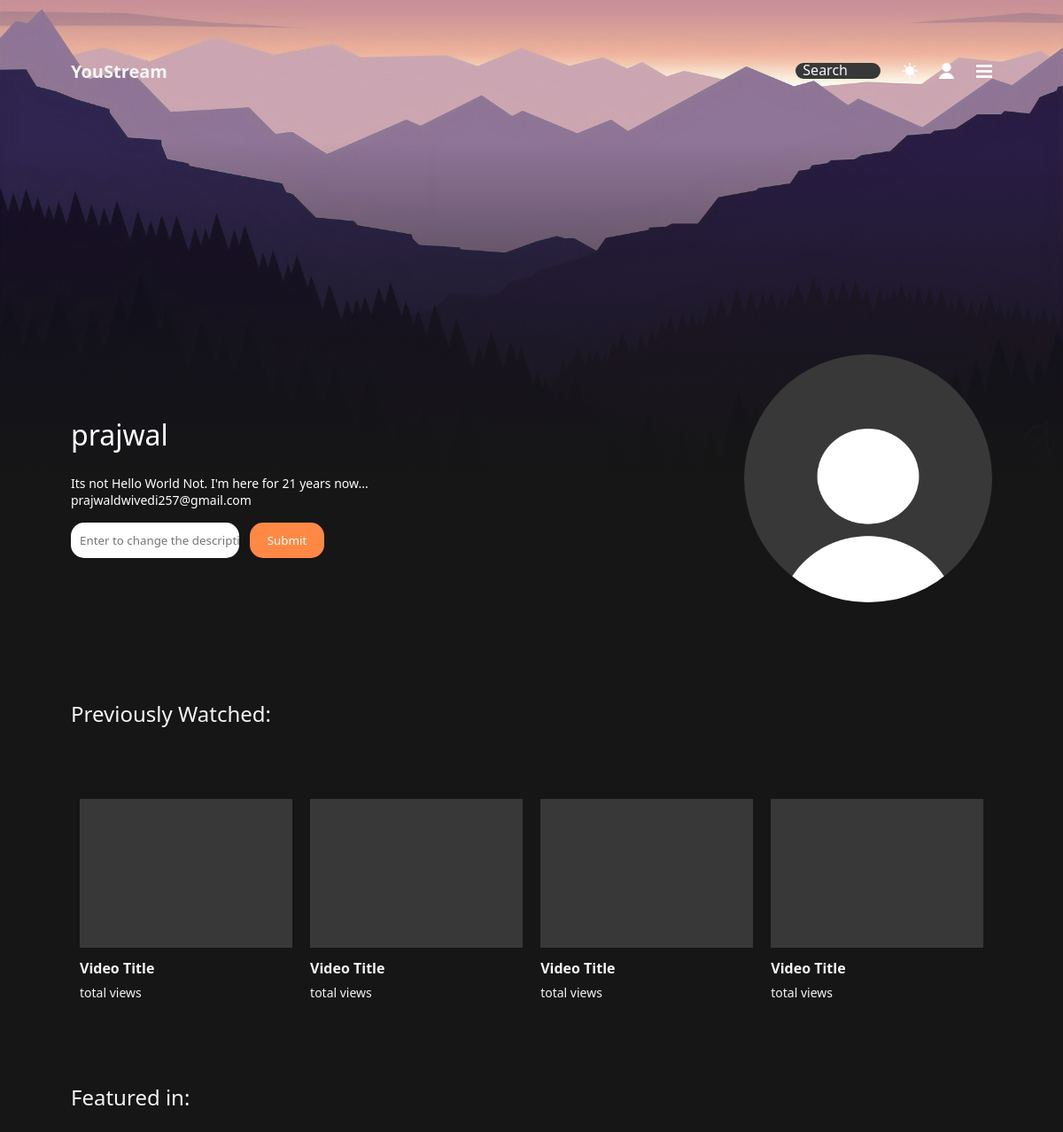
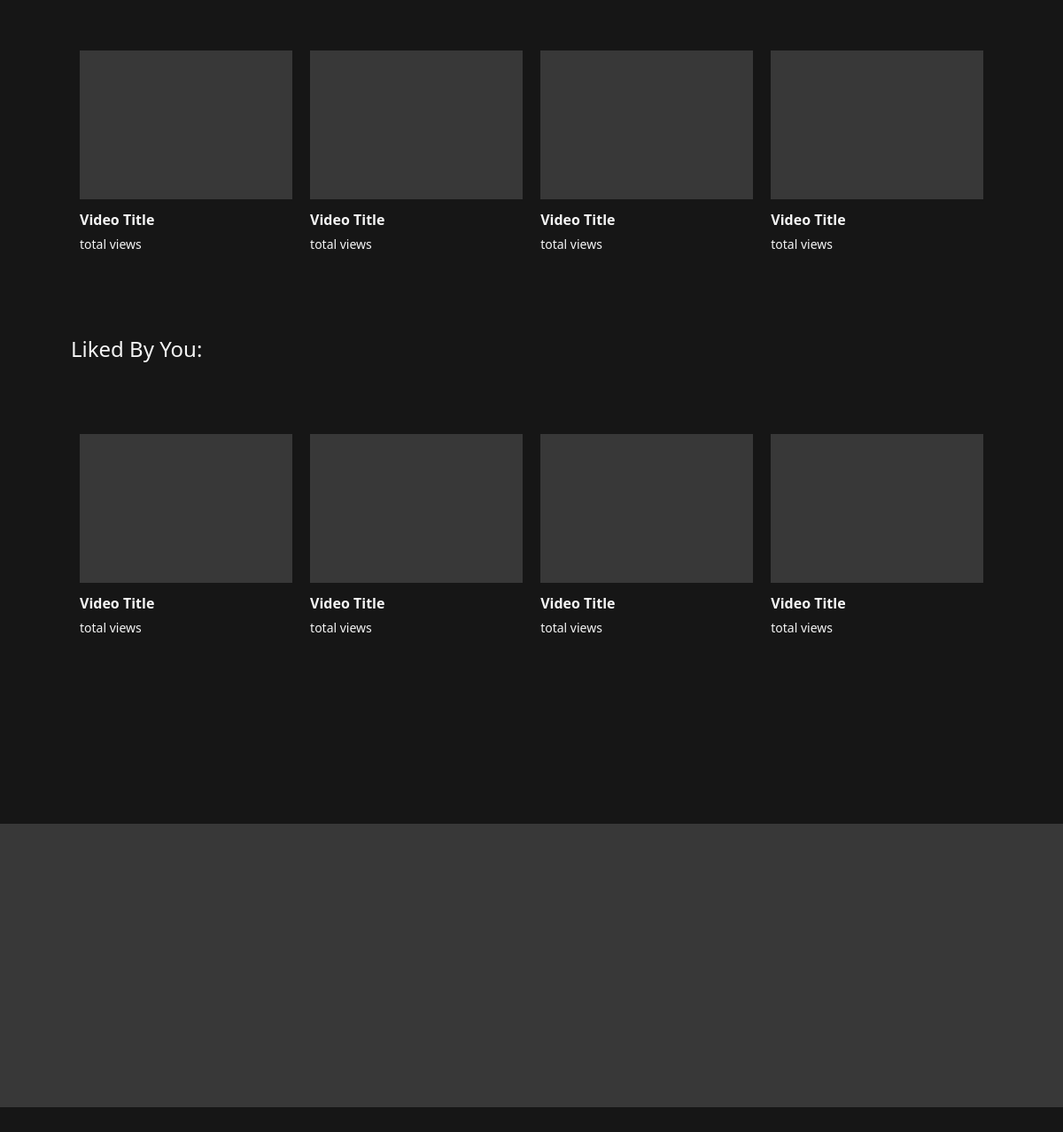
Screenshot of /pages/dark/user.php (signed in) with the database file from the repository (2 pictures, top to bottom).
### tables this page shows
CREATE TABLE `users` (
  `userid` int(11) NOT NULL,
  `username` varchar(50) NOT NULL,
  `password` varchar(255) NOT NULL,
  `email` varchar(255) NOT NULL,
  `description` varchar(1023) DEFAULT NULL,
  `social` varchar(255) DEFAULT NULL
);

### pages/dark/user.php (called while the page is built, shortened)
<?php
include "../../page elements/dark/html.php";
include "../../page elements/dark/navigation.php";
include "../../page elements/dark/user.php";
include "../../page elements/dark/footer.php";
?>

### page elements/dark/user.php (the view, shortened to what this page needs)
<?php
    require_once("../../scripts/DB_scripts/connect_to_DB.php");
    $user_id= $_SESSION['userid'];
    $query= "SELECT * FROM `users` WHERE `userid`=" . $user_id;
    $result = mysqli_query($connect, $query);
    $row = mysqli_fetch_assoc($result);
?>
    <div class="user_profile">
        <div class="user_images">
            <div class="cover_image">
                <img src="../../assets/user_page_images/user_page_dark.jpg" alt="change the default cover image">
            </div>
            <div class="profile_image">
                <img src="../../assets/nav_icons/user_account-dark.png" alt="default profile image">
                <form action="../../scripts/user_scripts/update_user_profile_image.php?m=l" method="post" enctype="multipart/form-data">
                </form>
            </div>
        </div>
        <div class="user_details">
            <h1><?php echo $row['username']; ?></h1>
            <?php
                if($row['description']==NULL){
                    echo "
                        <form action='../../scripts/user_scripts/update_user_description.php?m=d' method='post' class='input_user_desc'>
                            <input type='text' name='user_description' placeholder='Enter the description'></input>
                            <button type='submit' name='submit'>Submit<button>
                        </form>
                    ";
                }
                else{
                    echo "<p>" . $row['description'] . "<br>" . $row['email'] . "</p>";
                    echo "
                        <form action='../../scripts/user_scripts/update_user_description.php?m=d' method='post' class='input_user_desc'>
                            <input type='text' name='user_description' placeholder='Enter to change the description.'></input>
                            <button type='submit' name='submit' class='button'>Submit<button>
                        </form>
                    ";
                }
            ?>
        </div>
    </div>
    <div class="hero_media_list">
        <div class="newly_arrived_section">
            <h2 class="head_text">
                Previously Watched:
            </h2>
            <div class="list_of_media">
                <div class="list">
                    <a href="../pages/movie.php" class="item">
                        <div class="item_img"></div>
                        <div class="item_desc">
                            <h4>Video Title</h4>
                            <p>total views</p>
                        </div>
                    </a>
                    <a href="../pages/movie.php" class="item">
                        <div class="item_img"></div>
                        <div class="item_desc">
                            <h4>Video Title</h4>
                            <p>total views</p>
                        </div>
                    </a>
                    <a href="../pages/movie.php" class="item">
                        <div class="item_img"></div>
                        <div class="item_desc">
                            <h4>Video Title</h4>
                            <p>total views</p>
                        </div>
                    </a>
                    <a href="../pages/movie.php" class="item">
                        <div class="item_img"></div>
                        <div class="item_desc">
                            <h4>Video Title</h4>
                            <p>total views</p>
                        </div>
                    </a>
                </div>
            </div>
        </div>
    </div>
    <div class="hero_media_list">
        <div class="newly_arrived_section">
            <h2 class="head_text">
                Featured in:
            </h2>
            <div class="list_of_media">
                <div class="list">
                    <a href="../pages/movie.php" class="item">
                        <div class="item_img"></div>
                        <div class="item_desc">
                            <h4>Video Title</h4>
                            <p>total views</p>
                        </div>
                    </a>
                    <a href="../pages/movie.php" class="item">
                        <div class="item_img"></div>
                        <div class="item_desc">
                            <h4>Video Title</h4>
                            <p>total views</p>
                        </div>
                    </a>
                    <a href="../pages/movie.php" class="item">
                        <div class="item_img"></div>
                        <div class="item_desc">
                            <h4>Video Title</h4>
                            <p>total views</p>
                        </div>
                    </a>
                    <a href="../pages/movie.php" class="item">
                        <div class="item_img"></div>
                        <div class="item_desc">
                            <h4>Video Title</h4>
                            <p>total views</p>
                        </div>
                    </a>
                </div>
            </div>
        </div>
    </div>
    <div class="hero_media_list">
        <div class="newly_arrived_section">
            <h2 class="head_text">
                Liked By You:
            </h2>
            <div class="list_of_media">
                <div class="list">
                    <a href="../pages/movie.php" class="item">
                        <div class="item_img"></div>
                        <div class="item_desc">
                            <h4>Video Title</h4>
                            <p>total views</p>
                        </div>
                    </a>
                    <a href="../pages/movie.php" class="item">
                        <div class="item_img"></div>
                        <div class="item_desc">
                            <h4>Video Title</h4>
                            <p>total views</p>
                        </div>
                    </a>
                    <a href="../pages/movie.php" class="item">
                        <div class="item_img"></div>
                        <div class="item_desc">
                            <h4>Video Title</h4>
                            <p>total views</p>
                        </div>
                    </a>
                    <a href="../pages/movie.php" class="item">
                        <div class="item_img"></div>
                        <div class="item_desc">
                            <h4>Video Title</h4>
                            <p>total views</p>
                        </div>
                    </a>
                </div>
            </div>
        </div>
    </div>

### styling/main_dark.css (style rules this page uses)
* { margin: 0px; padding: 0px; border: 0px; font-family: Segoe UI; }
body { background-color: #161616; overflow-x: hidden; }
.head_text { margin: 0vh 10vh 10vh 10vh; font-size: 24px; font-weight: 500; color: #f5f5f5; }
form { position: relative; height: auto; color: #f5f5f5; }
.hero_media_list .newly_arrived_section .head_text { margin: 10vh; font-size: 24px; font-weight: 500; color: #f5f5f5; }
.hero_media_list .newly_arrived_section .list_of_media { display: -webkit-box; display: -ms-flexbox; display: flex; -webkit-box-align: center; -ms-flex-align: center; align-items: center; -ms-flex-pack: distribute; justify-content: space-around; }
.hero_media_list .newly_arrived_section .list_of_media .list { height: 30vh; width: 85vw; display: -webkit-box; display: -ms-flexbox; display: flex; }
.hero_media_list .newly_arrived_section .list_of_media .list .item { text-decoration: none; height: 100%; -ms-flex-preferred-size: 24%; flex-basis: 24%; margin-left: 2%; }
.hero_media_list .newly_arrived_section .list_of_media .list .item .item_img { height: 70%; width: 100%; background-color: #383838; }
.hero_media_list .newly_arrived_section .list_of_media .list .item .item_desc h4 { margin-top: 5%; font-size: 16px; color: #f5f5f5; }
.hero_media_list .newly_arrived_section .list_of_media .list .item .item_desc p { margin-top: 3%; font-size: 14px; color: #f5f5f5; }
.hero_media_list .newly_arrived_section .list_of_media .list .item:nth-child(1) { margin: 0px; }
.user_profile { position: relative; }
.user_profile .user_images { height: 50vh; position: relative; }
.user_profile .user_images .cover_image { background-image: -webkit-gradient(linear, left bottom, left top, from(#161616), to(#00000000)); background-image: linear-gradient(bottom, #161616, #00000000); }
.user_profile .user_images .cover_image img { margin-top: -25%; position: relative; z-index: -1; height: auto; width: 100%; color: #f5f5f5; }
.user_profile .user_images .profile_image { position: absolute; z-index: 10; height: 35vh; width: 35vh; -webkit-transform: translate(0, -50%); transform: translate(0, -50%); right: 10vh; border-radius: 100%; background-color: #383838; overflow: hidden; display: -webkit-box; display: -ms-flexbox; display: flex; -webkit-box-pack: center; -ms-flex-pack: center; justify-content: center; -webkit-box-align: end; -ms-flex-align: end; align-items: flex-end; -webkit-transition: all 0.25s; transition: all 0.25s; }
.user_profile .user_images .profile_image img { height: 70%; width: 70%; }
.user_profile .user_images .profile_image form { position: absolute; top: 50%; left: 50%; -webkit-transform: translate(-50%, -50%); transform: translate(-50%, -50%); height: 15vh; width: 15vh; border-radius: 100%; -webkit-transition: all 0.25s ease; transition: all 0.25s ease; overflow: hidden; display: -webkit-box; display: -ms-flexbox; display: flex; -webkit-box-pack: center; -ms-flex-pack: center; justify-content: center; -webkit-box-align: center; -ms-flex-align: center; align-items: center; -webkit-box-orient: vertical; -webkit-box-direction: normal; -ms-flex-direction: column; flex-direction: column; }
.user_profile .user_details { position: relative; margin-top: -5vh; height: 30vh; padding: 0vh 10vh 0vh 10vh; }
.user_profile .user_details h1 { margin-top: 5vh; font-weight: 500; color: white; }
.user_profile .user_details p { font-size: 24px; margin-top: 3vh; width: 30vw; font-size: 14px; color: white; }
.user_profile .user_details .input_user_desc { margin-top: 2vh; display: -webkit-box; display: -ms-flexbox; display: flex; -webkit-box-pack: justify; -ms-flex-pack: justify; justify-content: space-between; width: 10vw; }
.user_profile .user_details .input_user_desc input { border-radius: 15px; min-height: 5vh; min-width: 15vw; padding-left: 10px; }
.user_profile .user_details .input_user_desc button { display: none; }
.user_profile .user_details .input_user_desc .button { margin-left: 1vw; display: -webkit-box; display: -ms-flexbox; display: flex; -webkit-box-pack: center; -ms-flex-pack: center; justify-content: center; -webkit-box-align: center; -ms-flex-align: center; align-items: center; border-radius: 15px; min-width: 7vw; min-height: 1vw; background-color: #ff8944; color: white; font-weight: 500; }

### rows the page displays
users: username "prajwal", description "Its not Hello World Not. I'm here for 21 years now...", email "prajwaldwivedi257@gmail.com"
